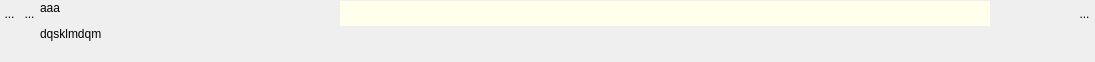
<?xml version="1.0" encoding="UTF-8"?>
<ui version="4.0">
 <class>WidgetPlusieursPlie</class>
 <widget class="QWidget" name="WidgetPlusieursPlie">
  <property name="geometry">
   <rect>
    <x>0</x>
    <y>0</y>
    <width>1095</width>
    <height>62</height>
   </rect>
  </property>
  <property name="sizePolicy">
   <sizepolicy hsizetype="Preferred" vsizetype="Minimum">
    <horstretch>0</horstretch>
    <verstretch>0</verstretch>
   </sizepolicy>
  </property>
  <property name="minimumSize">
   <size>
    <width>0</width>
    <height>0</height>
   </size>
  </property>
  <property name="windowTitle">
   <string>Form</string>
  </property>
  <layout class="QHBoxLayout" name="horizontalLayout_4">
   <property name="spacing">
    <number>0</number>
   </property>
   <property name="leftMargin">
    <number>0</number>
   </property>
   <property name="topMargin">
    <number>1</number>
   </property>
   <property name="rightMargin">
    <number>0</number>
   </property>
   <property name="bottomMargin">
    <number>1</number>
   </property>
   <item>
    <layout class="QVBoxLayout" name="verticalLayout">
     <item>
      <layout class="QHBoxLayout" name="horizontalLayout">
       <property name="spacing">
        <number>0</number>
       </property>
       <item>
        <widget class="QToolButton" name="BVisuListe">
         <property name="sizePolicy">
          <sizepolicy hsizetype="Fixed" vsizetype="Fixed">
           <horstretch>0</horstretch>
           <verstretch>0</verstretch>
          </sizepolicy>
         </property>
         <property name="maximumSize">
          <size>
           <width>21</width>
           <height>25</height>
          </size>
         </property>
         <property name="toolTip">
          <string>permet de gérer la liste</string>
         </property>
         <property name="styleSheet">
          <string notr="true">border:0px</string>
         </property>
         <property name="text">
          <string>...</string>
         </property>
         <property name="icon">
          <iconset>
           <normaloff>../Editeur/icons/plusnode.png</normaloff>../Editeur/icons/plusnode.png</iconset>
         </property>
         <property name="iconSize">
          <size>
           <width>25</width>
           <height>25</height>
          </size>
         </property>
        </widget>
       </item>
       <item>
        <widget class="MonBoutonValide" name="RBValide">
         <property name="minimumSize">
          <size>
           <width>21</width>
           <height>25</height>
          </size>
         </property>
         <property name="maximumSize">
          <size>
           <width>21</width>
           <height>25</height>
          </size>
         </property>
         <property name="toolTip">
          <string>Affiche le rapport de validité du mot-clef</string>
         </property>
         <property name="styleSheet">
          <string notr="true">border : 0px</string>
         </property>
         <property name="text">
          <string>...</string>
         </property>
         <property name="icon">
          <iconset>
           <normaloff>../Editeur/icons/ast-green-ball.png</normaloff>../Editeur/icons/ast-green-ball.png</iconset>
         </property>
         <property name="iconSize">
          <size>
           <width>25</width>
           <height>25</height>
          </size>
         </property>
        </widget>
       </item>
      </layout>
     </item>
     <item>
      <spacer name="verticalSpacer">
       <property name="orientation">
        <enum>Qt::Vertical</enum>
       </property>
       <property name="sizeHint" stdset="0">
        <size>
         <width>20</width>
         <height>5</height>
        </size>
       </property>
      </spacer>
     </item>
    </layout>
   </item>
   <item>
    <widget class="MonLabelClic" name="label">
     <property name="sizePolicy">
      <sizepolicy hsizetype="Fixed" vsizetype="Preferred">
       <horstretch>0</horstretch>
       <verstretch>0</verstretch>
      </sizepolicy>
     </property>
     <property name="minimumSize">
      <size>
       <width>300</width>
       <height>25</height>
      </size>
     </property>
     <property name="maximumSize">
      <size>
       <width>178</width>
       <height>16777215</height>
      </size>
     </property>
     <property name="frameShape">
      <enum>QFrame::NoFrame</enum>
     </property>
     <property name="text">
      <string>&lt;html&gt;&lt;head/&gt;&lt;body&gt;&lt;p&gt;aaa&lt;/p&gt;&lt;p&gt;dqsklmdqm&lt;/p&gt;&lt;/body&gt;&lt;/html&gt;</string>
     </property>
     <property name="scaledContents">
      <bool>false</bool>
     </property>
     <property name="alignment">
      <set>Qt::AlignLeading|Qt::AlignLeft|Qt::AlignTop</set>
     </property>
    </widget>
   </item>
   <item>
    <layout class="QVBoxLayout" name="verticalLayout_2">
     <item>
      <layout class="QHBoxLayout" name="horizontalLayout_3">
       <item>
        <widget class="QLineEdit" name="lineEditVal">
         <property name="sizePolicy">
          <sizepolicy hsizetype="Preferred" vsizetype="Fixed">
           <horstretch>1</horstretch>
           <verstretch>0</verstretch>
          </sizepolicy>
         </property>
         <property name="minimumSize">
          <size>
           <width>0</width>
           <height>25</height>
          </size>
         </property>
         <property name="maximumSize">
          <size>
           <width>805</width>
           <height>16777215</height>
          </size>
         </property>
         <property name="styleSheet">
          <string notr="true">background:rgb(255,255,235);
border:0px;</string>
         </property>
        </widget>
       </item>
       <item>
        <spacer name="horizontalSpacer_2">
         <property name="orientation">
          <enum>Qt::Horizontal</enum>
         </property>
         <property name="sizeType">
          <enum>QSizePolicy::MinimumExpanding</enum>
         </property>
         <property name="sizeHint" stdset="0">
          <size>
           <width>71</width>
           <height>20</height>
          </size>
         </property>
        </spacer>
       </item>
       <item>
        <layout class="QHBoxLayout" name="horizontalLayout_2">
         <property name="spacing">
          <number>0</number>
         </property>
         <property name="sizeConstraint">
          <enum>QLayout::SetFixedSize</enum>
         </property>
         <item>
          <spacer name="horizontalSpacer_4">
           <property name="orientation">
            <enum>Qt::Horizontal</enum>
           </property>
           <property name="sizeType">
            <enum>QSizePolicy::Fixed</enum>
           </property>
           <property name="sizeHint" stdset="0">
            <size>
             <width>13</width>
             <height>20</height>
            </size>
           </property>
          </spacer>
         </item>
         <item>
          <widget class="QToolButton" name="RBPoubelle">
           <property name="sizePolicy">
            <sizepolicy hsizetype="Fixed" vsizetype="Fixed">
             <horstretch>0</horstretch>
             <verstretch>0</verstretch>
            </sizepolicy>
           </property>
           <property name="minimumSize">
            <size>
             <width>21</width>
             <height>25</height>
            </size>
           </property>
           <property name="maximumSize">
            <size>
             <width>21</width>
             <height>25</height>
            </size>
           </property>
           <property name="toolTip">
            <string>Détruit le mot-clef</string>
           </property>
           <property name="styleSheet">
            <string notr="true">border : 0px</string>
           </property>
           <property name="text">
            <string>...</string>
           </property>
           <property name="icon">
            <iconset>
             <normaloff>../Editeur/icons/deleteRond.png</normaloff>../Editeur/icons/deleteRond.png</iconset>
           </property>
           <property name="iconSize">
            <size>
             <width>21</width>
             <height>25</height>
            </size>
           </property>
          </widget>
         </item>
        </layout>
       </item>
      </layout>
     </item>
     <item>
      <spacer name="verticalSpacer_2">
       <property name="orientation">
        <enum>Qt::Vertical</enum>
       </property>
       <property name="sizeType">
        <enum>QSizePolicy::Expanding</enum>
       </property>
       <property name="sizeHint" stdset="0">
        <size>
         <width>20</width>
         <height>5</height>
        </size>
       </property>
      </spacer>
     </item>
    </layout>
   </item>
  </layout>
 </widget>
 <customwidgets>
  <customwidget>
   <class>MonBoutonValide</class>
   <extends>QToolButton</extends>
   <header>monBoutonValide.h</header>
  </customwidget>
  <customwidget>
   <class>MonLabelClic</class>
   <extends>QLabel</extends>
   <header>monLabelClic.h</header>
  </customwidget>
 </customwidgets>
 <tabstops>
  <tabstop>lineEditVal</tabstop>
  <tabstop>RBPoubelle</tabstop>
  <tabstop>RBValide</tabstop>
 </tabstops>
 <resources/>
 <connections/>
</ui>
